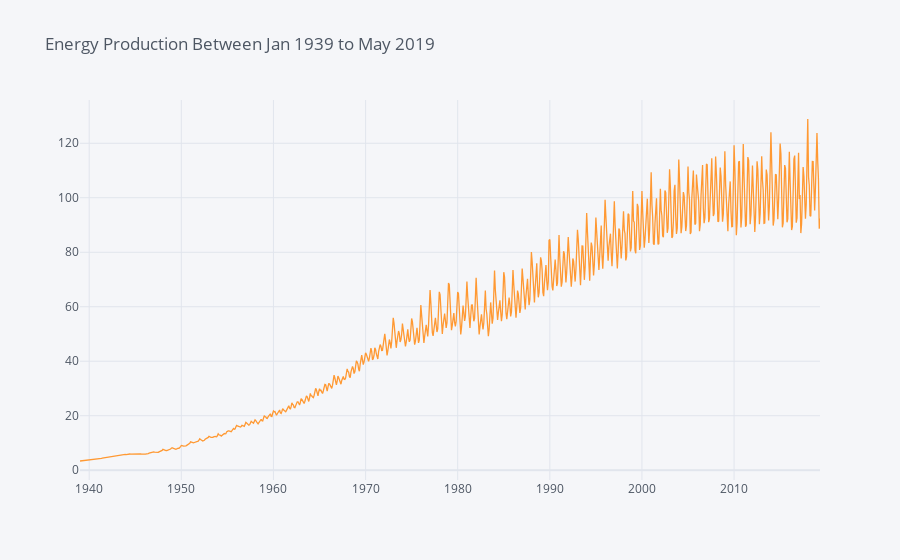

The notebook cell saved with this chart:
### Code cell
data.iplot(title="Energy Production Between Jan 1939 to May 2019")

### Figure 1 — Plotly figure (JSON) as saved in the notebook; plotly's stock layout.template omitted (floating-point values rounded to 4 significant figures; data arrays with more than 128 entries replaced by an {"elided": "..."} marker saying what was removed)
{"data": [{"line": {"color": "rgba(255, 153, 51, 1.0)", "dash": "solid", "shape": "linear", "width": 1.3}, "mode": "lines", "name": "Energy Production", "text": "", "type": "scatter", "x": {"elided": "965 str values"}, "y": {"elided": "965 float values"}}], "layout": {"legend": {"bgcolor": "#F5F6F9", "font": {"color": "#4D5663"}}, "paper_bgcolor": "#F5F6F9", "plot_bgcolor": "#F5F6F9", "title": {"font": {"color": "#4D5663"}, "text": "Energy Production Between Jan 1939 to May 2019"}, "xaxis": {"gridcolor": "#E1E5ED", "showgrid": true, "tickfont": {"color": "#4D5663"}, "title": {"font": {"color": "#4D5663"}, "text": ""}, "zerolinecolor": "#E1E5ED"}, "yaxis": {"gridcolor": "#E1E5ED", "showgrid": true, "tickfont": {"color": "#4D5663"}, "title": {"font": {"color": "#4D5663"}, "text": ""}, "zerolinecolor": "#E1E5ED"}}}
